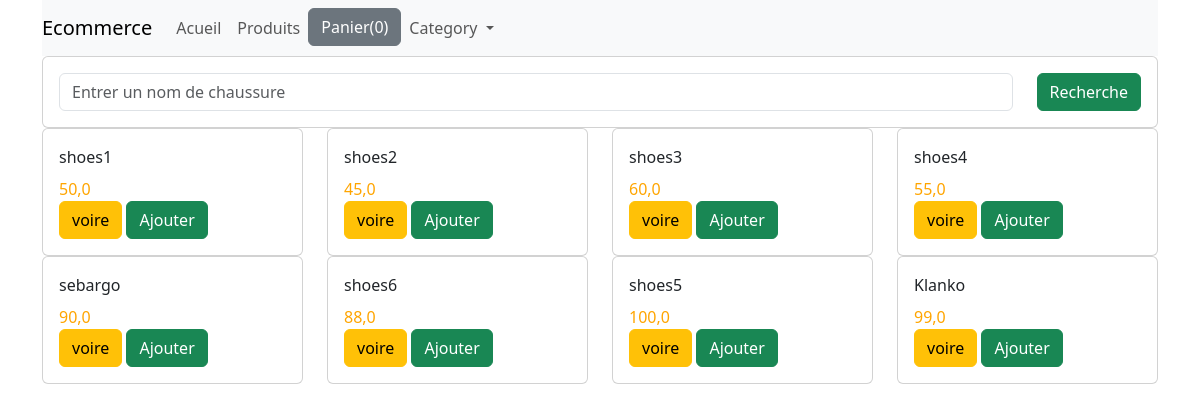
The page / on the database its author committed.
### shop/models.py (models this page shows, shortened)
class Product(models.Model):
    title = models.CharField(max_length=200)
    price = models.FloatField()
    description = models.TextField()
    category = ForeignKey(Category, related_name='category',
                          on_delete=models.CASCADE)
    image = models.CharField(max_length=10000)
    date_added = models.DateTimeField(auto_now=True)

### shop/views.py (the view)
# urls.py: path('', index, name='home'),
def index(request):
    product_object = Product.objects.all()
    item_name = request.GET.get('item-name')
    if item_name != '' and item_name is not None:
        product_object = Product.objects.filter(
            title__icontains=item_name)  # title__icontains(si il voi un parti du mot quil connait, il l'affiche)
    return render(request, 'shop/index.html', {'product_object': product_object})

### shop/templates/shop/index.html (shortened to what this page needs)
{% extends 'shop/base.html' %}
{% block content %}
<div class="row">
    <div class="col-md-12">
        <form class="card card-sm">
            <div class="card-body row  no-gutters align-items-center">
                <div class="col">
                    <input type="search" placeholder="Entrer un nom de chaussure" name="item-name"
                        class="form-control form-control-borderless">
                </div>
                <div class="col-auto">
                    <button type="submit" class="btn btn-success">Recherche</button>
                </div>
            </div>
        </form>
    </div>
</div>
<div class="row">
    {% for product in product_object %}
    <div class="col-md-3">
        <div class="card">
            <div class="card-body">
                <div id="aa{{ product.id }}" class="card-title">{{product.title}}</div>
                <div id="price{{ product.id }}" style="color:orange" class="card-text">{{product.price}}</div>
                <a href="{{ product.id }}" class="btn btn-warning">voire</a>
                <button id="{{ product.id }}" class="ted btn btn-success">Ajouter</button>
            </div>
        </div>
    </div>
    {% endfor %}
</div>
{% endblock %}

### shop/templates/shop/base.html (shortened to what this page needs)
<!DOCTYPE html>
<html lang="fr">
<head>
  <link href="https://cdn.jsdelivr.net/npm/bootstrap@5.3.0-alpha1/dist/css/bootstrap.min.css" rel="stylesheet"
>
</head>
<body>
  <div class="container">
    <div class="row">
      <div class="col-md-12">
        <nav class="navbar navbar-expand-lg navbar-light bg-light">
          <a class="navbar-brand" href="{% url 'home' %}">Ecommerce</a>
          <div class="collapse navbar-collapse" id="navbarNavDropdown">
            <ul class="navbar-nav">
              <li class="nav-item active">
                <a class="nav-link" href="{% url 'home' %}">Acueil </a>
              </li>
              <li class="nav-item">
                <a class="nav-link" href="#">Produits</a>
              </li>
              <li class="nav-item">
                <button id="panier" type="button" class="btn btn-secondary" data-html="true" data-container="body"
                  data-toggle="popover" data-placement="bottom"
                  data-content="Vivamus sagittis lacus vel augue laoreet rutrum faucibus.">
                  Panier(0)
                </button>
              </li>
              <li class="nav-item dropdown">
                <a class="nav-link dropdown-toggle" href="#" id="navbarDropdownMenuLink" data-toggle="dropdown"
                  aria-haspopup="true" aria-expanded="false">
                  Category
                </a>
              </li>
            </ul>
          </div>
        </nav>
      </div>
    </div>
    {% block content %}{% endblock %}
  </div>
</body>
</html>

### rows shown on the page
Product: title "shoes1", price "50,0"
Product: title "shoes2", price "45,0"
Product: title "shoes3", price "60,0"
Product: title "shoes4", price "55,0"
Product: title "sebargo", price "90,0"
Product: title "shoes6", price "88,0"
Product: title "shoes5", price "100,0"
Product: title "Klanko", price "99,0"
